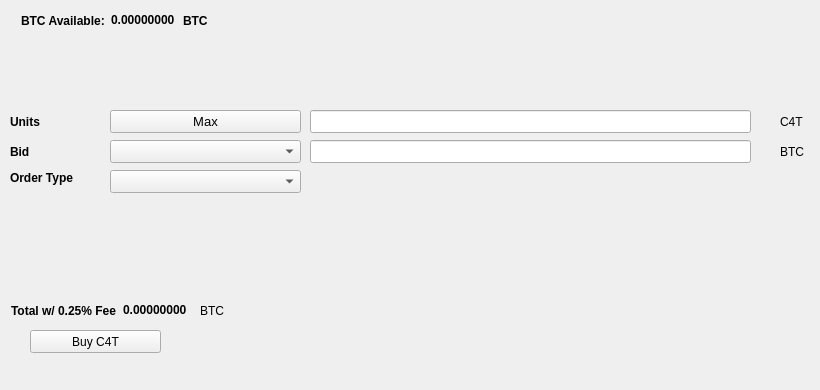
   <widget class="QWidget" name="BuyTab">
    <attribute name="title">
     <string>Buy</string>
    </attribute>
    <widget class="QPushButton" name="BuyC4T">
     <property name="geometry">
      <rect>
       <x>30</x>
       <y>330</y>
       <width>131</width>
       <height>23</height>
      </rect>
     </property>
     <property name="text">
      <string>Buy C4T</string>
     </property>
     <property name="icon">
      <iconset resource="../C4T.qrc">
       <normaloff>:/icons/bitcoin</normaloff>:/icons/bitcoin</iconset>
     </property>
    </widget>
    <widget class="QLabel" name="label_3">
     <property name="geometry">
      <rect>
       <x>10</x>
       <y>110</y>
       <width>46</width>
       <height>23</height>
      </rect>
     </property>
     <property name="font">
      <font>
       <weight>75</weight>
       <bold>true</bold>
      </font>
     </property>
     <property name="text">
      <string>Units</string>
     </property>
    </widget>
    <widget class="QLineEdit" name="UnitsInput">
     <property name="geometry">
      <rect>
       <x>310</x>
       <y>110</y>
       <width>441</width>
       <height>23</height>
      </rect>
     </property>
     <property name="font">
      <font>
       <pointsize>9</pointsize>
       <weight>75</weight>
       <bold>true</bold>
      </font>
     </property>
    </widget>
    <widget class="QLineEdit" name="BuyBidPriceEdit">
     <property name="geometry">
      <rect>
       <x>310</x>
       <y>140</y>
       <width>441</width>
       <height>23</height>
      </rect>
     </property>
     <property name="font">
      <font>
       <pointsize>9</pointsize>
       <weight>75</weight>
       <bold>true</bold>
      </font>
     </property>
    </widget>
    <widget class="QLabel" name="label_4">
     <property name="geometry">
      <rect>
       <x>780</x>
       <y>110</y>
       <width>31</width>
       <height>23</height>
      </rect>
     </property>
     <property name="text">
      <string>C4T</string>
     </property>
    </widget>
    <widget class="QLabel" name="label_5">
     <property name="geometry">
      <rect>
       <x>780</x>
       <y>140</y>
       <width>31</width>
       <height>23</height>
      </rect>
     </property>
     <property name="text">
      <string>BTC</string>
     </property>
    </widget>
    <widget class="QLabel" name="label_6">
     <property name="geometry">
      <rect>
       <x>10</x>
       <y>140</y>
       <width>46</width>
       <height>23</height>
      </rect>
     </property>
     <property name="font">
      <font>
       <weight>75</weight>
       <bold>true</bold>
      </font>
     </property>
     <property name="text">
      <string>Bid</string>
     </property>
    </widget>
    <widget class="QLabel" name="label_7">
     <property name="geometry">
      <rect>
       <x>10</x>
       <y>170</y>
       <width>91</width>
       <height>16</height>
      </rect>
     </property>
     <property name="font">
      <font>
       <weight>75</weight>
       <bold>true</bold>
      </font>
     </property>
     <property name="text">
      <string>Order Type</string>
     </property>
    </widget>
    <widget class="QPushButton" name="Buy_Max_Amount">
     <property name="geometry">
      <rect>
       <x>110</x>
       <y>110</y>
       <width>191</width>
       <height>23</height>
      </rect>
     </property>
     <property name="font">
      <font>
       <pointsize>10</pointsize>
      </font>
     </property>
     <property name="text">
      <string>Max</string>
     </property>
    </widget>
    <widget class="QComboBox" name="BuyBidcomboBox">
     <property name="geometry">
      <rect>
       <x>110</x>
       <y>140</y>
       <width>191</width>
       <height>23</height>
      </rect>
     </property>
     <property name="font">
      <font>
       <pointsize>10</pointsize>
      </font>
     </property>
    </widget>
    <widget class="QComboBox" name="buyOrdertypeCombo">
     <property name="geometry">
      <rect>
       <x>110</x>
       <y>170</y>
       <width>191</width>
       <height>23</height>
      </rect>
     </property>
     <property name="font">
      <font>
       <pointsize>10</pointsize>
      </font>
     </property>
    </widget>
    <widget class="QWidget" name="layoutWidget1">
     <property name="geometry">
      <rect>
       <x>21</x>
       <y>11</y>
       <width>227</width>
       <height>19</height>
      </rect>
     </property>
     <layout class="QHBoxLayout" name="horizontalLayout_3">
      <item>
       <widget class="QLabel" name="label232">
        <property name="font">
         <font>
          <weight>75</weight>
          <bold>true</bold>
         </font>
        </property>
        <property name="text">
         <string>BTC Available:</string>
        </property>
       </widget>
      </item>
      <item>
       <widget class="QLabel" name="BtcAvailableLbl">
        <property name="palette">
         <palette>
          <active>
           <colorrole role="WindowText">
            <brush brushstyle="SolidPattern">
             <color alpha="255">
              <red>0</red>
              <green>0</green>
              <blue>0</blue>
             </color>
            </brush>
           </colorrole>
           <colorrole role="Button">
            <brush brushstyle="SolidPattern">
             <color alpha="255">
              <red>0</red>
              <green>170</green>
              <blue>0</blue>
             </color>
            </brush>
           </colorrole>
           <colorrole role="Light">
            <brush brushstyle="SolidPattern">
             <color alpha="255">
              <red>0</red>
              <green>255</green>
              <blue>0</blue>
             </color>
            </brush>
           </colorrole>
           <colorrole role="Midlight">
            <brush brushstyle="SolidPattern">
             <color alpha="255">
              <red>0</red>
              <green>212</green>
              <blue>0</blue>
             </color>
            </brush>
           </colorrole>
           <colorrole role="Dark">
            <brush brushstyle="SolidPattern">
             <color alpha="255">
              <red>0</red>
              <green>85</green>
              <blue>0</blue>
             </color>
            </brush>
           </colorrole>
           <colorrole role="Mid">
            <brush brushstyle="SolidPattern">
             <color alpha="255">
              <red>0</red>
              <green>113</green>
              <blue>0</blue>
             </color>
            </brush>
           </colorrole>
           <colorrole role="Text">
            <brush brushstyle="SolidPattern">
             <color alpha="255">
              <red>0</red>
              <green>170</green>
              <blue>0</blue>
             </color>
            </brush>
           </colorrole>
           <colorrole role="BrightText">
            <brush brushstyle="SolidPattern">
             <color alpha="255">
              <red>255</red>
              <green>255</green>
              <blue>255</blue>
             </color>
            </brush>
           </colorrole>
           <colorrole role="ButtonText">
            <brush brushstyle="SolidPattern">
             <color alpha="255">
              <red>0</red>
              <green>0</green>
              <blue>0</blue>
             </color>
            </brush>
           </colorrole>
           <colorrole role="Base">
            <brush brushstyle="SolidPattern">
             <color alpha="255">
              <red>255</red>
              <green>255</green>
              <blue>255</blue>
             </color>
            </brush>
           </colorrole>
           <colorrole role="Window">
            <brush brushstyle="SolidPattern">
             <color alpha="255">
              <red>0</red>
              <green>170</green>
              <blue>0</blue>
             </color>
            </brush>
           </colorrole>
           <colorrole role="Shadow">
            <brush brushstyle="SolidPattern">
             <color alpha="255">
              <red>0</red>
              <green>0</green>
              <blue>0</blue>
             </color>
            </brush>
           </colorrole>
           <colorrole role="AlternateBase">
            <brush brushstyle="SolidPattern">
             <color alpha="255">
              <red>127</red>
              <green>212</green>
              <blue>127</blue>
             </color>
            </brush>
           </colorrole>
           <colorrole role="ToolTipBase">
            <brush brushstyle="SolidPattern">
             <color alpha="255">
              <red>255</red>
              <green>255</green>
              <blue>220</blue>
             </color>
            </brush>
           </colorrole>
           <colorrole role="ToolTipText">
            <brush brushstyle="SolidPattern">
             <color alpha="255">
              <red>0</red>
              <green>0</green>
              <blue>0</blue>
             </color>
            </brush>
           </colorrole>
          </active>
          <inactive>
           <colorrole role="WindowText">
            <brush brushstyle="SolidPattern">
             <color alpha="255">
              <red>0</red>
              <green>0</green>
              <blue>0</blue>
             </color>
            </brush>
           </colorrole>
           <colorrole role="Button">
            <brush brushstyle="SolidPattern">
             <color alpha="255">
              <red>0</red>
              <green>170</green>
              <blue>0</blue>
             </color>
            </brush>
           </colorrole>
           <colorrole role="Light">
            <brush brushstyle="SolidPattern">
             <color alpha="255">
              <red>0</red>
              <green>255</green>
              <blue>0</blue>
             </color>
            </brush>
           </colorrole>
           <colorrole role="Midlight">
            <brush brushstyle="SolidPattern">
             <color alpha="255">
              <red>0</red>
              <green>212</green>
              <blue>0</blue>
             </color>
            </brush>
           </colorrole>
           <colorrole role="Dark">
            <brush brushstyle="SolidPattern">
             <color alpha="255">
              <red>0</red>
              <green>85</green>
              <blue>0</blue>
             </color>
            </brush>
           </colorrole>
           <colorrole role="Mid">
            <brush brushstyle="SolidPattern">
             <color alpha="255">
              <red>0</red>
              <green>113</green>
              <blue>0</blue>
             </color>
            </brush>
           </colorrole>
           <colorrole role="Text">
            <brush brushstyle="SolidPattern">
             <color alpha="255">
              <red>0</red>
              <green>170</green>
              <blue>0</blue>
             </color>
            </brush>
           </colorrole>
           <colorrole role="BrightText">
            <brush brushstyle="SolidPattern">
             <color alpha="255">
              <red>255</red>
              <green>255</green>
              <blue>255</blue>
             </color>
            </brush>
           </colorrole>
           <colorrole role="ButtonText">
            <brush brushstyle="SolidPattern">
             <color alpha="255">
              <red>0</red>
              <green>0</green>
              <blue>0</blue>
             </color>
            </brush>
           </colorrole>
           <colorrole role="Base">
            <brush brushstyle="SolidPattern">
             <color alpha="255">
              <red>255</red>
              <green>255</green>
              <blue>255</blue>
             </color>
            </brush>
           </colorrole>
           <colorrole role="Window">
            <brush brushstyle="SolidPattern">
             <color alpha="255">
              <red>0</red>
              <green>170</green>
              <blue>0</blue>
             </color>
            </brush>
           </colorrole>
           <colorrole role="Shadow">
            <brush brushstyle="SolidPattern">
             <color alpha="255">
              <red>0</red>
              <green>0</green>
              <blue>0</blue>
             </color>
            </brush>
           </colorrole>
           <colorrole role="AlternateBase">
            <brush brushstyle="SolidPattern">
             <color alpha="255">
              <red>127</red>
              <green>212</green>
              <blue>127</blue>
             </color>
            </brush>
           </colorrole>
           <colorrole role="ToolTipBase">
            <brush brushstyle="SolidPattern">
             <color alpha="255">
              <red>255</red>
              <green>255</green>
              <blue>220</blue>
             </color>
            </brush>
           </colorrole>
           <colorrole role="ToolTipText">
            <brush brushstyle="SolidPattern">
             <color alpha="255">
              <red>0</red>
              <green>0</green>
              <blue>0</blue>
             </color>
            </brush>
           </colorrole>
          </inactive>
          <disabled>
           <colorrole role="WindowText">
            <brush brushstyle="SolidPattern">
             <color alpha="255">
              <red>0</red>
              <green>85</green>
              <blue>0</blue>
             </color>
            </brush>
           </colorrole>
           <colorrole role="Button">
            <brush brushstyle="SolidPattern">
             <color alpha="255">
              <red>0</red>
              <green>170</green>
              <blue>0</blue>
             </color>
            </brush>
           </colorrole>
           <colorrole role="Light">
            <brush brushstyle="SolidPattern">
             <color alpha="255">
              <red>0</red>
              <green>255</green>
              <blue>0</blue>
             </color>
            </brush>
           </colorrole>
           <colorrole role="Midlight">
            <brush brushstyle="SolidPattern">
             <color alpha="255">
              <red>0</red>
              <green>212</green>
              <blue>0</blue>
             </color>
            </brush>
           </colorrole>
           <colorrole role="Dark">
            <brush brushstyle="SolidPattern">
             <color alpha="255">
              <red>0</red>
              <green>85</green>
              <blue>0</blue>
             </color>
            </brush>
           </colorrole>
           <colorrole role="Mid">
            <brush brushstyle="SolidPattern">
             <color alpha="255">
              <red>0</red>
              <green>113</green>
              <blue>0</blue>
             </color>
            </brush>
           </colorrole>
           <colorrole role="Text">
            <brush brushstyle="SolidPattern">
             <color alpha="255">
              <red>0</red>
              <green>85</green>
              <blue>0</blue>
             </color>
            </brush>
           </colorrole>
           <colorrole role="BrightText">
            <brush brushstyle="SolidPattern">
             <color alpha="255">
              <red>255</red>
              <green>255</green>
              <blue>255</blue>
             </color>
            </brush>
           </colorrole>
           <colorrole role="ButtonText">
            <brush brushstyle="SolidPattern">
             <color alpha="255">
              <red>0</red>
              <green>85</green>
              <blue>0</blue>
             </color>
            </brush>
           </colorrole>
           <colorrole role="Base">
            <brush brushstyle="SolidPattern">
             <color alpha="255">
              <red>0</red>
              <green>170</green>
              <blue>0</blue>
             </color>
            </brush>
           </colorrole>
           <colorrole role="Window">
            <brush brushstyle="SolidPattern">
             <color alpha="255">
              <red>0</red>
              <green>170</green>
              <blue>0</blue>
             </color>
            </brush>
           </colorrole>
           <colorrole role="Shadow">
            <brush brushstyle="SolidPattern">
             <color alpha="255">
              <red>0</red>
              <green>0</green>
              <blue>0</blue>
             </color>
            </brush>
           </colorrole>
           <colorrole role="AlternateBase">
            <brush brushstyle="SolidPattern">
             <color alpha="255">
              <red>0</red>
              <green>170</green>
              <blue>0</blue>
             </color>
            </brush>
           </colorrole>
           <colorrole role="ToolTipBase">
            <brush brushstyle="SolidPattern">
             <color alpha="255">
              <red>255</red>
              <green>255</green>
              <blue>220</blue>
             </color>
            </brush>
           </colorrole>
           <colorrole role="ToolTipText">
            <brush brushstyle="SolidPattern">
             <color alpha="255">
              <red>0</red>
              <green>0</green>
              <blue>0</blue>
             </color>
            </brush>
           </colorrole>
          </disabled>
         </palette>
        </property>
        <property name="font">
         <font>
          <weight>75</weight>
          <bold>true</bold>
         </font>
        </property>
        <property name="text">
         <string>0.00000000</string>
        </property>
        <property name="textInteractionFlags">
         <set>Qt::LinksAccessibleByMouse|Qt::TextSelectableByKeyboard|Qt::TextSelectableByMouse</set>
        </property>
       </widget>
      </item>
      <item>
       <widget class="QLabel" name="BtcAvailableLbl_2">
        <property name="font">
         <font>
          <weight>75</weight>
          <bold>true</bold>
         </font>
        </property>
        <property name="text">
         <string>BTC</string>
        </property>
       </widget>
      </item>
     </layout>
    </widget>
    <widget class="QWidget" name="layoutWidge2">
     <property name="geometry">
      <rect>
       <x>11</x>
       <y>301</y>
       <width>259</width>
       <height>19</height>
      </rect>
     </property>
     <layout class="QHBoxLayout" name="horizontalLayout_4">
      <item>
       <widget class="QLabel" name="label_9">
        <property name="font">
         <font>
          <weight>75</weight>
          <bold>true</bold>
         </font>
        </property>
        <property name="text">
         <string>Total w/ 0.25% Fee</string>
        </property>
       </widget>
      </item>
      <item>
       <widget class="QLabel" name="BuyCostLabel">
        <property name="palette">
         <palette>
          <active>
           <colorrole role="WindowText">
            <brush brushstyle="SolidPattern">
             <color alpha="255">
              <red>0</red>
              <green>0</green>
              <blue>0</blue>
             </color>
            </brush>
           </colorrole>
           <colorrole role="Button">
            <brush brushstyle="SolidPattern">
             <color alpha="255">
              <red>0</red>
              <green>170</green>
              <blue>0</blue>
             </color>
            </brush>
           </colorrole>
           <colorrole role="Light">
            <brush brushstyle="SolidPattern">
             <color alpha="255">
              <red>0</red>
              <green>255</green>
              <blue>0</blue>
             </color>
            </brush>
           </colorrole>
           <colorrole role="Midlight">
            <brush brushstyle="SolidPattern">
             <color alpha="255">
              <red>0</red>
              <green>212</green>
              <blue>0</blue>
             </color>
            </brush>
           </colorrole>
           <colorrole role="Dark">
            <brush brushstyle="SolidPattern">
             <color alpha="255">
              <red>0</red>
              <green>85</green>
              <blue>0</blue>
             </color>
            </brush>
           </colorrole>
           <colorrole role="Mid">
            <brush brushstyle="SolidPattern">
             <color alpha="255">
              <red>0</red>
              <green>113</green>
              <blue>0</blue>
             </color>
            </brush>
           </colorrole>
           <colorrole role="Text">
            <brush brushstyle="SolidPattern">
             <color alpha="255">
              <red>0</red>
              <green>170</green>
              <blue>0</blue>
             </color>
            </brush>
           </colorrole>
           <colorrole role="BrightText">
            <brush brushstyle="SolidPattern">
             <color alpha="255">
              <red>255</red>
              <green>255</green>
              <blue>255</blue>
             </color>
            </brush>
           </colorrole>
           <colorrole role="ButtonText">
            <brush brushstyle="SolidPattern">
             <color alpha="255">
              <red>0</red>
              <green>0</green>
              <blue>0</blue>
             </color>
            </brush>
           </colorrole>
           <colorrole role="Base">
            <brush brushstyle="SolidPattern">
             <color alpha="255">
              <red>255</red>
              <green>255</green>
              <blue>255</blue>
             </color>
            </brush>
           </colorrole>
           <colorrole role="Window">
            <brush brushstyle="SolidPattern">
             <color alpha="255">
              <red>0</red>
              <green>170</green>
              <blue>0</blue>
             </color>
            </brush>
           </colorrole>
           <colorrole role="Shadow">
            <brush brushstyle="SolidPattern">
             <color alpha="255">
              <red>0</red>
              <green>0</green>
              <blue>0</blue>
             </color>
            </brush>
           </colorrole>
           <colorrole role="AlternateBase">
            <brush brushstyle="SolidPattern">
             <color alpha="255">
              <red>127</red>
              <green>212</green>
              <blue>127</blue>
             </color>
            </brush>
           </colorrole>
           <colorrole role="ToolTipBase">
            <brush brushstyle="SolidPattern">
             <color alpha="255">
              <red>255</red>
              <green>255</green>
              <blue>220</blue>
             </color>
            </brush>
           </colorrole>
           <colorrole role="ToolTipText">
            <brush brushstyle="SolidPattern">
             <color alpha="255">
              <red>0</red>
              <green>0</green>
              <blue>0</blue>
             </color>
            </brush>
           </colorrole>
          </active>
          <inactive>
           <colorrole role="WindowText">
            <brush brushstyle="SolidPattern">
             <color alpha="255">
              <red>0</red>
              <green>0</green>
              <blue>0</blue>
             </color>
            </brush>
           </colorrole>
           <colorrole role="Button">
            <brush brushstyle="SolidPattern">
             <color alpha="255">
              <red>0</red>
              <green>170</green>
              <blue>0</blue>
             </color>
            </brush>
           </colorrole>
           <colorrole role="Light">
            <brush brushstyle="SolidPattern">
             <color alpha="255">
              <red>0</red>
              <green>255</green>
              <blue>0</blue>
             </color>
            </brush>
           </colorrole>
           <colorrole role="Midlight">
            <brush brushstyle="SolidPattern">
             <color alpha="255">
              <red>0</red>
              <green>212</green>
              <blue>0</blue>
             </color>
            </brush>
           </colorrole>
           <colorrole role="Dark">
            <brush brushstyle="SolidPattern">
             <color alpha="255">
              <red>0</red>
              <green>85</green>
              <blue>0</blue>
             </color>
            </brush>
           </colorrole>
           <colorrole role="Mid">
            <brush brushstyle="SolidPattern">
             <color alpha="255">
              <red>0</red>
              <green>113</green>
              <blue>0</blue>
             </color>
            </brush>
           </colorrole>
           <colorrole role="Text">
            <brush brushstyle="SolidPattern">
             <color alpha="255">
              <red>0</red>
              <green>170</green>
              <blue>0</blue>
             </color>
            </brush>
           </colorrole>
           <colorrole role="BrightText">
            <brush brushstyle="SolidPattern">
             <color alpha="255">
              <red>255</red>
              <green>255</green>
              <blue>255</blue>
             </color>
            </brush>
           </colorrole>
           <colorrole role="ButtonText">
            <brush brushstyle="SolidPattern">
             <color alpha="255">
              <red>0</red>
              <green>0</green>
              <blue>0</blue>
             </color>
            </brush>
           </colorrole>
           <colorrole role="Base">
            <brush brushstyle="SolidPattern">
             <color alpha="255">
              <red>255</red>
              <green>255</green>
              <blue>255</blue>
             </color>
            </brush>
           </colorrole>
           <colorrole role="Window">
            <brush brushstyle="SolidPattern">
             <color alpha="255">
              <red>0</red>
              <green>170</green>
              <blue>0</blue>
             </color>
            </brush>
           </colorrole>
           <colorrole role="Shadow">
            <brush brushstyle="SolidPattern">
             <color alpha="255">
              <red>0</red>
              <green>0</green>
              <blue>0</blue>
             </color>
            </brush>
           </colorrole>
           <colorrole role="AlternateBase">
            <brush brushstyle="SolidPattern">
             <color alpha="255">
              <red>127</red>
              <green>212</green>
              <blue>127</blue>
             </color>
            </brush>
           </colorrole>
           <colorrole role="ToolTipBase">
            <brush brushstyle="SolidPattern">
             <color alpha="255">
              <red>255</red>
              <green>255</green>
              <blue>220</blue>
             </color>
            </brush>
           </colorrole>
           <colorrole role="ToolTipText">
            <brush brushstyle="SolidPattern">
             <color alpha="255">
              <red>0</red>
              <green>0</green>
              <blue>0</blue>
             </color>
            </brush>
           </colorrole>
          </inactive>
          <disabled>
           <colorrole role="WindowText">
            <brush brushstyle="SolidPattern">
             <color alpha="255">
              <red>0</red>
              <green>85</green>
              <blue>0</blue>
             </color>
            </brush>
           </colorrole>
           <colorrole role="Button">
            <brush brushstyle="SolidPattern">
             <color alpha="255">
              <red>0</red>
              <green>170</green>
              <blue>0</blue>
             </color>
            </brush>
           </colorrole>
           <colorrole role="Light">
            <brush brushstyle="SolidPattern">
             <color alpha="255">
              <red>0</red>
              <green>255</green>
              <blue>0</blue>
             </color>
            </brush>
           </colorrole>
           <colorrole role="Midlight">
            <brush brushstyle="SolidPattern">
             <color alpha="255">
              <red>0</red>
              <green>212</green>
              <blue>0</blue>
             </color>
            </brush>
           </colorrole>
           <colorrole role="Dark">
            <brush brushstyle="SolidPattern">
             <color alpha="255">
              <red>0</red>
              <green>85</green>
              <blue>0</blue>
             </color>
            </brush>
           </colorrole>
           <colorrole role="Mid">
            <brush brushstyle="SolidPattern">
             <color alpha="255">
              <red>0</red>
              <green>113</green>
              <blue>0</blue>
             </color>
            </brush>
           </colorrole>
           <colorrole role="Text">
            <brush brushstyle="SolidPattern">
             <color alpha="255">
              <red>0</red>
              <green>85</green>
              <blue>0</blue>
             </color>
            </brush>
           </colorrole>
           <colorrole role="BrightText">
            <brush brushstyle="SolidPattern">
             <color alpha="255">
              <red>255</red>
              <green>255</green>
              <blue>255</blue>
             </color>
            </brush>
           </colorrole>
           <colorrole role="ButtonText">
            <brush brushstyle="SolidPattern">
             <color alpha="255">
              <red>0</red>
              <green>85</green>
              <blue>0</blue>
             </color>
            </brush>
           </colorrole>
           <colorrole role="Base">
            <brush brushstyle="SolidPattern">
             <color alpha="255">
              <red>0</red>
              <green>170</green>
              <blue>0</blue>
             </color>
            </brush>
           </colorrole>
           <colorrole role="Window">
            <brush brushstyle="SolidPattern">
             <color alpha="255">
              <red>0</red>
              <green>170</green>
              <blue>0</blue>
             </color>
            </brush>
           </colorrole>
           <colorrole role="Shadow">
            <brush brushstyle="SolidPattern">
             <color alpha="255">
              <red>0</red>
              <green>0</green>
              <blue>0</blue>
             </color>
            </brush>
           </colorrole>
           <colorrole role="AlternateBase">
            <brush brushstyle="SolidPattern">
             <color alpha="255">
              <red>0</red>
              <green>170</green>
              <blue>0</blue>
             </color>
            </brush>
           </colorrole>
           <colorrole role="ToolTipBase">
            <brush brushstyle="SolidPattern">
             <color alpha="255">
              <red>255</red>
              <green>255</green>
              <blue>220</blue>
             </color>
            </brush>
           </colorrole>
           <colorrole role="ToolTipText">
            <brush brushstyle="SolidPattern">
             <color alpha="255">
              <red>0</red>
              <green>0</green>
              <blue>0</blue>
             </color>
            </brush>
           </colorrole>
          </disabled>
         </palette>
        </property>
        <property name="font">
         <font>
          <weight>75</weight>
          <bold>true</bold>
         </font>
        </property>
        <property name="autoFillBackground">
         <bool>false</bool>
        </property>
        <property name="text">
         <string>0.00000000</string>
        </property>
        <property name="textInteractionFlags">
         <set>Qt::LinksAccessibleByMouse|Qt::TextSelectableByMouse</set>
        </property>
       </widget>
      </item>
      <item>
       <widget class="QLabel" name="label_10">
        <property name="font">
         <font>
          <weight>50</weight>
          <bold>false</bold>
         </font>
        </property>
        <property name="text">
         <string>BTC</string>
        </property>
       </widget>
      </item>
     </layout>
    </widget>
    <widget class="QLabel" name="label_24">
     <property name="geometry">
      <rect>
       <x>460</x>
       <y>300</y>
       <width>281</width>
       <height>81</height>
      </rect>
     </property>
     <property name="text">
      <string/>
     </property>
     <property name="pixmap">
      <pixmap>:/images/bittrex</pixmap>
     </property>
    </widget>
   </widget>
